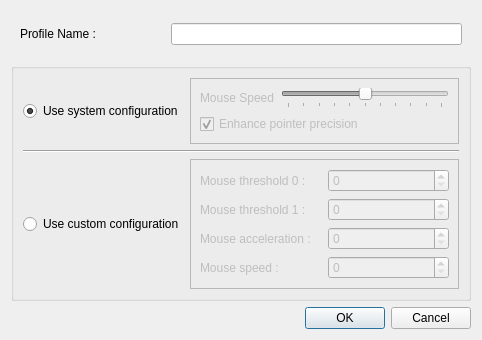
<?xml version="1.0" encoding="UTF-8"?>
<ui version="4.0">
 <class>DialogAddProfile</class>
 <widget class="QDialog" name="DialogAddProfile">
  <property name="geometry">
   <rect>
    <x>0</x>
    <y>0</y>
    <width>482</width>
    <height>340</height>
   </rect>
  </property>
  <property name="windowTitle">
   <string>Add a new mouse profile</string>
  </property>
  <property name="windowIcon">
   <iconset resource="Resource.qrc">
    <normaloff>:/Resource/input-mouse-4.png</normaloff>:/Resource/input-mouse-4.png</iconset>
  </property>
  <layout class="QGridLayout" name="gridLayout">
   <item row="0" column="0">
    <widget class="QWidget" name="widget_2" native="true">
     <layout class="QGridLayout" name="gridLayout_3">
      <item row="0" column="2" colspan="2">
       <widget class="QLineEdit" name="lineEdit"/>
      </item>
      <item row="0" column="1">
       <widget class="QLabel" name="label_2">
        <property name="text">
         <string>Profile Name :</string>
        </property>
       </widget>
      </item>
     </layout>
    </widget>
   </item>
   <item row="1" column="0">
    <widget class="QGroupBox" name="groupBox">
     <property name="title">
      <string/>
     </property>
     <property name="checkable">
      <bool>false</bool>
     </property>
     <layout class="QGridLayout" name="gridLayout_7">
      <item row="0" column="1">
       <widget class="QFrame" name="frame">
        <property name="enabled">
         <bool>false</bool>
        </property>
        <property name="frameShape">
         <enum>QFrame::StyledPanel</enum>
        </property>
        <property name="frameShadow">
         <enum>QFrame::Raised</enum>
        </property>
        <layout class="QGridLayout" name="gridLayout_2">
         <item row="0" column="1">
          <widget class="QLabel" name="label">
           <property name="text">
            <string>Mouse Speed</string>
           </property>
          </widget>
         </item>
         <item row="0" column="2">
          <widget class="QSlider" name="horizontalSlider">
           <property name="minimum">
            <number>1</number>
           </property>
           <property name="maximum">
            <number>11</number>
           </property>
           <property name="singleStep">
            <number>2</number>
           </property>
           <property name="pageStep">
            <number>10</number>
           </property>
           <property name="value">
            <number>6</number>
           </property>
           <property name="orientation">
            <enum>Qt::Horizontal</enum>
           </property>
           <property name="invertedAppearance">
            <bool>false</bool>
           </property>
           <property name="invertedControls">
            <bool>false</bool>
           </property>
           <property name="tickPosition">
            <enum>QSlider::TicksBelow</enum>
           </property>
           <property name="tickInterval">
            <number>1</number>
           </property>
          </widget>
         </item>
         <item row="1" column="1" colspan="2">
          <widget class="QCheckBox" name="checkBox">
           <property name="text">
            <string>Enhance pointer precision</string>
           </property>
           <property name="checked">
            <bool>true</bool>
           </property>
          </widget>
         </item>
        </layout>
       </widget>
      </item>
      <item row="2" column="1">
       <widget class="QFrame" name="frame_5">
        <property name="enabled">
         <bool>false</bool>
        </property>
        <property name="frameShape">
         <enum>QFrame::StyledPanel</enum>
        </property>
        <property name="frameShadow">
         <enum>QFrame::Raised</enum>
        </property>
        <layout class="QGridLayout" name="gridLayout_6">
         <item row="4" column="0">
          <widget class="QLabel" name="label_7">
           <property name="text">
            <string>Mouse threshold 1 :</string>
           </property>
          </widget>
         </item>
         <item row="3" column="0">
          <widget class="QLabel" name="label_10">
           <property name="text">
            <string>Mouse threshold 0 :</string>
           </property>
          </widget>
         </item>
         <item row="7" column="0">
          <widget class="QLabel" name="label_8">
           <property name="text">
            <string>Mouse speed :</string>
           </property>
          </widget>
         </item>
         <item row="6" column="0">
          <widget class="QLabel" name="label_9">
           <property name="text">
            <string>Mouse acceleration :</string>
           </property>
          </widget>
         </item>
         <item row="7" column="1">
          <widget class="QSpinBox" name="spinBox_4"/>
         </item>
         <item row="6" column="1">
          <widget class="QSpinBox" name="spinBox_3"/>
         </item>
         <item row="4" column="1">
          <widget class="QSpinBox" name="spinBox_2"/>
         </item>
         <item row="3" column="1">
          <widget class="QSpinBox" name="spinBox"/>
         </item>
        </layout>
       </widget>
      </item>
      <item row="1" column="0" colspan="2">
       <widget class="Line" name="line">
        <property name="orientation">
         <enum>Qt::Horizontal</enum>
        </property>
       </widget>
      </item>
      <item row="2" column="0">
       <widget class="QRadioButton" name="radioButton_3">
        <property name="text">
         <string>Use custom configuration</string>
        </property>
        <property name="checked">
         <bool>false</bool>
        </property>
       </widget>
      </item>
      <item row="0" column="0">
       <widget class="QRadioButton" name="radioButton_4">
        <property name="text">
         <string>Use system configuration</string>
        </property>
        <property name="checked">
         <bool>true</bool>
        </property>
       </widget>
      </item>
     </layout>
    </widget>
   </item>
   <item row="3" column="0">
    <widget class="QDialogButtonBox" name="buttonBox">
     <property name="orientation">
      <enum>Qt::Horizontal</enum>
     </property>
     <property name="standardButtons">
      <set>QDialogButtonBox::Cancel|QDialogButtonBox::Ok</set>
     </property>
    </widget>
   </item>
  </layout>
 </widget>
 <resources>
  <include location="Resource.qrc"/>
 </resources>
 <connections>
  <connection>
   <sender>buttonBox</sender>
   <signal>accepted()</signal>
   <receiver>DialogAddProfile</receiver>
   <slot>accept()</slot>
   <hints>
    <hint type="sourcelabel">
     <x>248</x>
     <y>254</y>
    </hint>
    <hint type="destinationlabel">
     <x>157</x>
     <y>274</y>
    </hint>
   </hints>
  </connection>
  <connection>
   <sender>buttonBox</sender>
   <signal>rejected()</signal>
   <receiver>DialogAddProfile</receiver>
   <slot>reject()</slot>
   <hints>
    <hint type="sourcelabel">
     <x>240</x>
     <y>319</y>
    </hint>
    <hint type="destinationlabel">
     <x>240</x>
     <y>169</y>
    </hint>
   </hints>
  </connection>
 </connections>
</ui>
